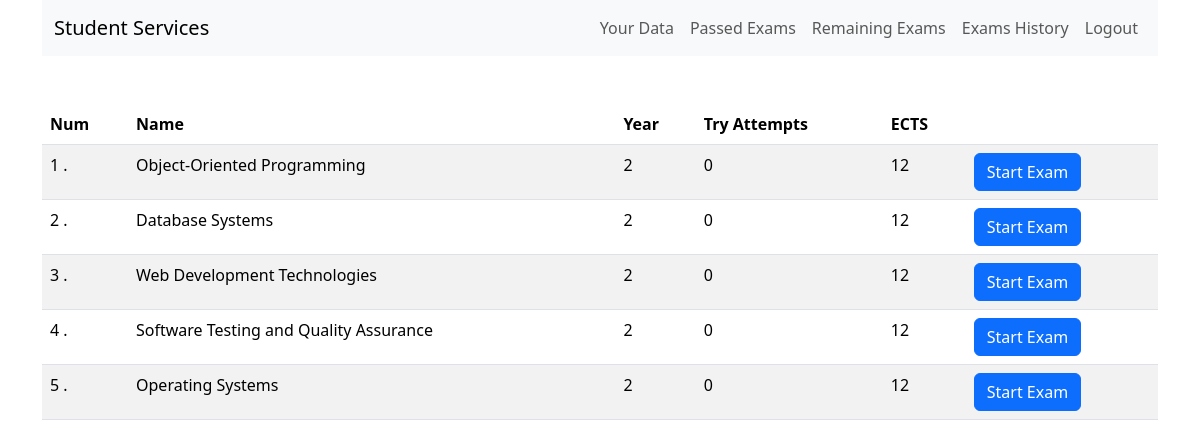
The page /remaining_exams.php (signed in) on the database its author committed.
### tables this page shows
CREATE TABLE `passed_exams` (
  `passed_exam_id` int(11) NOT NULL,
  `student_id` int(11) NOT NULL,
  `exam_id` int(11) NOT NULL,
  `ECTS` int(11) NOT NULL,
  `year` int(11) NOT NULL,
  `grade` int(11) NOT NULL,
  `try_attempts` int(11) NOT NULL,
  `pass` int(11) NOT NULL
);

CREATE TABLE `exams` (
  `exam_id` int(11) NOT NULL,
  `programs_id` int(11) NOT NULL,
  `name` varchar(255) NOT NULL,
  `ECTS` int(11) NOT NULL,
  `year` int(11) NOT NULL,
  `profesor` varchar(255) NOT NULL
);

### app/classes/Student.php (called while the page is built, shortened)
<?php
class Student{
    protected $conn;
    public function __construct(){
        global $conn;
        $this->conn = $conn;
    }
    public function get_all_info($student_id){
        $query = "SELECT students.*,
                        programs.name AS tag
                    FROM students
                    INNER JOIN programs ON students.program = programs.tag
                 WHERE student_id = ?";
        $stmt = $this->conn->prepare($query);
        $stmt->bind_param("i",$student_id);
        $stmt->execute();
        $result = $stmt->get_result();
        return $result->fetch_assoc();
    }
}

### app/classes/PassedExam.php (called while the page is built, shortened)
<?php
class PassedExam{
    protected $conn;
    public function __construct(){
        global $conn;
        $this->conn = $conn;
    }
    public function get_rem_exam($student_id,$year){
        $sql = "SELECT exams.name,
                        exams.exam_id,
                        passed_exams.year,
                        passed_exams.ECTS,
                        passed_exams.try_attempts
                        FROM passed_exams
                        INNER JOIN exams ON exams.exam_id = passed_exams.exam_id
                        WHERE student_id = ? AND pass = 0 AND passed_exams.year = ?";
        $stmt = $this->conn->prepare($sql);
        $stmt -> bind_param("ii",$student_id,$year);
        $stmt -> execute();
        $results = $stmt->get_result();
        return $results->fetch_all(MYSQLI_ASSOC);
    }
}

### remaining_exams.php (the view, shortened to what this page needs)
<?php
require_once 'inc/header.php';
require_once 'app/classes/PassedExam.php';
$exams = new PassedExam();
$student_id = $_SESSION['student_id'];
$student_info = $student -> get_all_info($student_id);
$year = $student_info['accademic_year'];
$rem_exam = $exams -> get_rem_exam($student_id,$year);
?>
<table class="table table-striped">
    <thead>
        <tr>
            <th scope = "col">Num</th>
            <th scope = "col">Name</th>
            <th scope = "col">Year </th>
            <th scope = "col">Try Attempts</th>
            <th scope = "col">ECTS</th>
            <th scope = "col"></th>
        </tr>
    </thead>
    <tbody>
        <?php $num = 1;
             foreach($rem_exam as $exam):?>
                <tr>
                    <td><?= $num; $num = $num + 1;?> .</td>
                    <td><?= htmlspecialchars($exam['name']);?></td>
                    <td><?= htmlspecialchars($exam['year']);?></td>
                    <td><?= htmlspecialchars($exam['try_attempts']);?></td>
                    <td><?= htmlspecialchars($exam['ECTS']);?></td>
                    <td>
                        <a href="start.php?exam_id=<?=$exam['exam_id'];?>" class="btn btn-primary">Start Exam</a>
                    </td>
                </tr>
        <?php endforeach;?>
    </tbody>
</table>
<?php
require_once 'inc/footer.php'; ?>

### rows shown on the page
passed_exams: exam.name "Object-Oriented Programming", year "2", try_attempts "0", ECTS "12"
passed_exams: exam.name "Database Systems", year "2", try_attempts "0", ECTS "12"
passed_exams: exam.name "Web Development Technologies", year "2", try_attempts "0", ECTS "12"
passed_exams: exam.name "Software Testing and Quality Assurance", year "2", try_attempts "0", ECTS "12"
passed_exams: exam.name "Operating Systems", year "2", try_attempts "0", ECTS "12"
